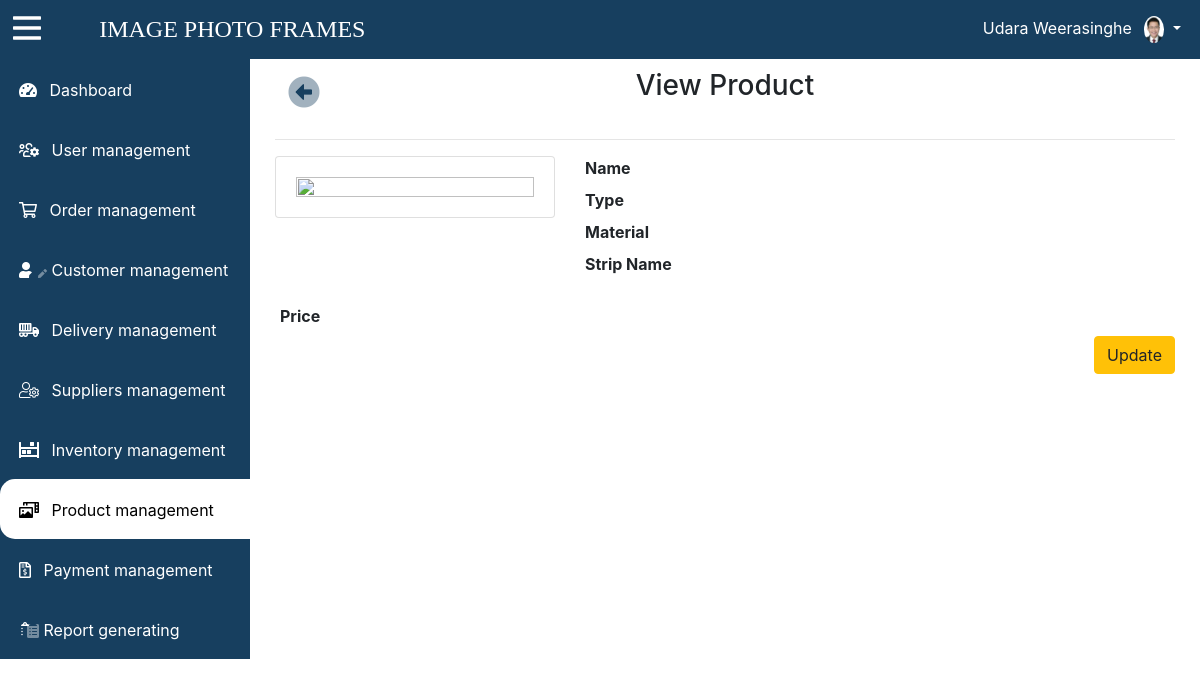
The page /app/view/view-product.php (signed in) on the database its author committed.
### tables this page shows
CREATE TABLE `module` (
  `module_id` int(11) NOT NULL,
  `module_name` varchar(30) NOT NULL,
  `module_class` text NOT NULL,
  `module_url` text NOT NULL
);

### app/model/module-model.php (called while the page is built, shortened)
<?php
class Module{
    public function  getAllModules(){
        $con=$GLOBALS['con'];
        $sql="SELECT * FROM module";
        $results = $con->query($sql);
        return $results;
    }
}

### app/model/product-model.php (called while the page is built, shortened)
<?php
class Product{
    public function  geProductById($pId){
        $con=$GLOBALS['con'];
        $sql="SELECT * FROM product WHERE product_id='$pId'";
        $results = $con->query($sql) or die($con->error);
        return $results;
    }
}

### app/view/view-product.php (the view, shortened to what this page needs)
<html>
    <head>
        <link type="text/css" rel="stylesheet" href="../../bootstrap/css/bootstrap.css">
        <link rel="stylesheet" type="text/css" href="../../DataTables-1.10.22/css/dataTables.bootstrap4.css"/>
        <link rel="stylesheet" href="../../fontawesome-pro-5.13.0-web/css/all.css">
        <link type="text/css" rel="stylesheet" href="../../css/style.css">
        <?php include_once '../../commons/dbConnection.php';
        include '../model/module-model.php';
            $moduleObj = new Module();
            $moduleResult=$moduleObj->getAllModules();
        include '../model/product-model.php';
            $productObj=new Product();
            $pId=$_REQUEST["pId"];
            $productResult=$productObj->geProductById($pId);
            $pRow=$productResult->fetch_assoc();
        ?>
    </head>
    <body>
        <?php include 'dashboard-header.php'; ?>
        <div style="flex-wrap: wrap; display: flex;">
            <div id="sidemenu" class="sidemenu">
                <a href="dashboard.php" style="text-decoration: none;">
                    <div class="module module">
                        <i class="fas fa-tachometer-alt-fast">&nbsp;&nbsp;</i>
                         <span class="module-name">Dashboard</span>
                    </div>
                </a>
                <?php
                 while ($row=$moduleResult->fetch_assoc()){
                                  ?>
                <a href="<?php echo $row["module_url"]; ?>" style="text-decoration: none;">
                    <div class="module <?php
                            if($row["module_id"]=='7'){
                                echo 'module-active';
                            }
                            ?>">
                        <i class="<?php echo $row["module_class"]; ?> ">&nbsp;&nbsp;</i>
                         <span class="module-name"> <?php echo $row["module_name"];?> </span>
                    </div>
                </a>
                 <?php }?>
            </div>
            <div class="dashbord-body" id="dashbord-body" style="padding: 10px;">
                <div class="container-fluid">
                <div class="row">
                    <div class="col-sm-2">
                        <button class="btn" onclick="history.go(-1);"><i style="color: #173F5F;" class="fad fa-arrow-alt-circle-left fa-2x"></i></button>
                    </div>
                    <div class="col-sm-8">
                        <h3 style="text-align: center; margin-bottom: 20px;">View Product</h3>
                    </div>
                    <div class="col-sm-2"></div>
                </div>
                    <hr>
                    <div class="row">
                        <div class="col-md-4">
                            <div class="card" style=" padding: 20px;">
                                <img width="100%" src="../../images/design_image/<?php echo $pRow['product_img_1']; ?>">
                            </div>
                        </div>
                        <div class="col-md-8">
                            <div class="row">
                                <div class="col-sm-3">
                                    <label style="font-weight: bold">Name </label>
                                </div>
                                <div class="col-sm-9 mb-4">
                                </div>
                            </div>
                            <div class="row">
                                <div class="col-sm-3">
                                    <label style="font-weight: bold">Type </label>
                                </div>
                                <div class="col-sm-9 mb-4">
                                </div>
                            </div>
                            <div class="row">
                                <div class="col-sm-3">
                                    <label style="font-weight: bold">Material </label>
                                </div>
                                <div class="col-sm-9 mb-4">
                                </div>
                            </div>
                            <div class="row">
                                <div class="col-sm-3">
                                    <label style="font-weight: bold">Strip Name </label>
                                </div>
                                <div class="col-sm-9 mb-4">
                                </div>
                            </div>
                        </div>
                    </div>
                    <div class="row" style="padding: 20px 20px 0px 20px;">
                        <label style="font-weight: bold">Price </label>
                </div>
                    <div class="row">
                        <div class="col-12" style="text-align: end">
                            <a  href="update-product.php?pId=<?php echo $pId?>"class="btn btn-warning">Update</a>
                        </div>
                    </div>
            </div>
        </div>
    </body>
</html>

### css/style.css (style rules this page uses)
.sidemenu { width: 250px; background-color: #173F5F; padding-bottom: 20px; height: 600px;; position: fixed; top: 59px; z-index: 1; overflow: scroll; }
.dashbord-body { width:calc(100% - 250px); height: 100vh; position: absolute; top: 59px; right: 0; padding: 10px 10px 10px 10px; }
.module { padding: 19px; border-radius: 15px 0 0 15px; color: white; height: 60px; }
.module-active { background-color: white; color: black; }

### rows shown on the page
module: module_name "User management"
module: module_name "Order management"
module: module_name "Customer management"
module: module_name "Delivery management"
module: module_name "Suppliers management"
module: module_name "Inventory management"
module: module_name "Product management"
module: module_name "Payment management"
module: module_name "Report generating"
